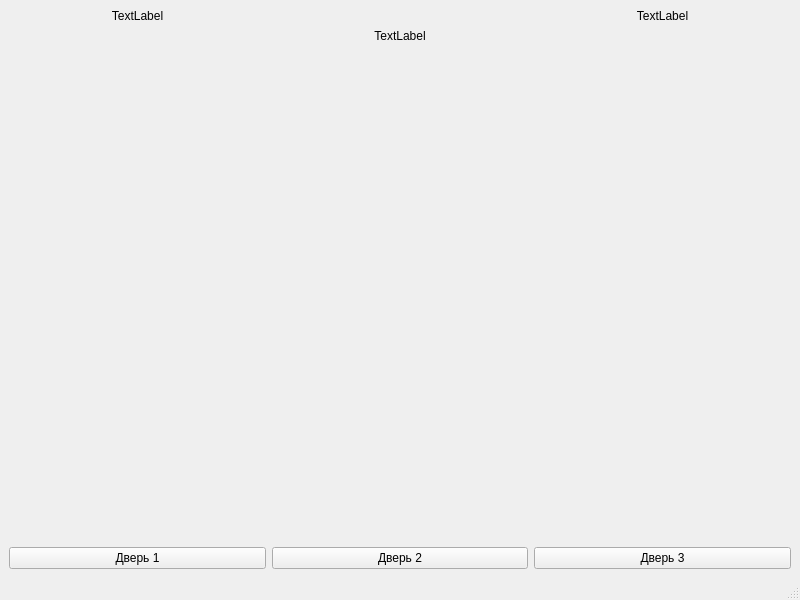
<?xml version="1.0" encoding="UTF-8"?>
<ui version="4.0">
 <class>MainWindow</class>
 <widget class="QMainWindow" name="MainWindow">
  <property name="geometry">
   <rect>
    <x>0</x>
    <y>0</y>
    <width>800</width>
    <height>600</height>
   </rect>
  </property>
  <property name="windowTitle">
   <string>MainWindow</string>
  </property>
  <widget class="QWidget" name="centralwidget">
   <layout class="QGridLayout" name="gridLayout_2">
    <item row="0" column="0">
     <layout class="QGridLayout" name="gridLayout">
      <item row="2" column="2">
       <widget class="QPushButton" name="thirdDoor">
        <property name="text">
         <string>Дверь 3</string>
        </property>
       </widget>
      </item>
      <item row="1" column="0">
       <spacer name="verticalSpacer">
        <property name="orientation">
         <enum>Qt::Vertical</enum>
        </property>
        <property name="sizeHint" stdset="0">
         <size>
          <width>20</width>
          <height>40</height>
         </size>
        </property>
       </spacer>
      </item>
      <item row="0" column="2">
       <widget class="QLabel" name="labelScore">
        <property name="text">
         <string>TextLabel</string>
        </property>
        <property name="alignment">
         <set>Qt::AlignCenter</set>
        </property>
       </widget>
      </item>
      <item row="2" column="0">
       <widget class="QPushButton" name="firstDoor">
        <property name="text">
         <string>Дверь 1</string>
        </property>
       </widget>
      </item>
      <item row="2" column="1">
       <widget class="QPushButton" name="secondDoor">
        <property name="text">
         <string>Дверь 2</string>
        </property>
       </widget>
      </item>
      <item row="0" column="0">
       <widget class="QLabel" name="labelRoom">
        <property name="text">
         <string>TextLabel</string>
        </property>
        <property name="alignment">
         <set>Qt::AlignCenter</set>
        </property>
       </widget>
      </item>
      <item row="1" column="1">
       <widget class="QLabel" name="labelInfo">
        <property name="text">
         <string>TextLabel</string>
        </property>
        <property name="alignment">
         <set>Qt::AlignHCenter|Qt::AlignTop</set>
        </property>
        <property name="wordWrap">
         <bool>false</bool>
        </property>
       </widget>
      </item>
     </layout>
    </item>
   </layout>
  </widget>
  <widget class="QMenuBar" name="menubar">
   <property name="geometry">
    <rect>
     <x>0</x>
     <y>0</y>
     <width>800</width>
     <height>26</height>
    </rect>
   </property>
  </widget>
  <widget class="QStatusBar" name="statusbar"/>
 </widget>
 <resources/>
 <connections/>
</ui>
